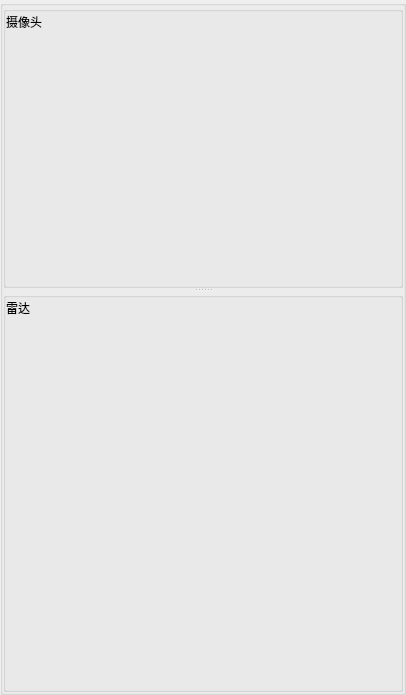
        <widget class="QGroupBox" name="groupBox_4">
         <property name="sizePolicy">
          <sizepolicy hsizetype="Preferred" vsizetype="Preferred">
           <horstretch>1</horstretch>
           <verstretch>0</verstretch>
          </sizepolicy>
         </property>
         <property name="title">
          <string/>
         </property>
         <layout class="QVBoxLayout" name="verticalLayout">
          <property name="spacing">
           <number>0</number>
          </property>
          <property name="leftMargin">
           <number>0</number>
          </property>
          <property name="topMargin">
           <number>0</number>
          </property>
          <property name="rightMargin">
           <number>0</number>
          </property>
          <property name="bottomMargin">
           <number>0</number>
          </property>
          <item>
           <widget class="QSplitter" name="splitter_2">
            <property name="cursor">
             <cursorShape>ArrowCursor</cursorShape>
            </property>
            <property name="orientation">
             <enum>Qt::Vertical</enum>
            </property>
            <property name="opaqueResize">
             <bool>false</bool>
            </property>
            <property name="childrenCollapsible">
             <bool>true</bool>
            </property>
            <widget class="QGroupBox" name="videoPlayerBox">
             <property name="sizePolicy">
              <sizepolicy hsizetype="Preferred" vsizetype="Preferred">
               <horstretch>0</horstretch>
               <verstretch>2</verstretch>
              </sizepolicy>
             </property>
             <property name="minimumSize">
              <size>
               <width>400</width>
               <height>282</height>
              </size>
             </property>
             <property name="maximumSize">
              <size>
               <width>16777215</width>
               <height>16777215</height>
              </size>
             </property>
             <property name="palette">
              <palette>
               <active>
                <colorrole role="Button">
                 <brush brushstyle="SolidPattern">
                  <color alpha="0">
                   <red>100</red>
                   <green>100</green>
                   <blue>100</blue>
                  </color>
                 </brush>
                </colorrole>
                <colorrole role="Text">
                 <brush brushstyle="SolidPattern">
                  <color alpha="255">
                   <red>0</red>
                   <green>0</green>
                   <blue>0</blue>
                  </color>
                 </brush>
                </colorrole>
                <colorrole role="Base">
                 <brush brushstyle="SolidPattern">
                  <color alpha="0">
                   <red>100</red>
                   <green>100</green>
                   <blue>100</blue>
                  </color>
                 </brush>
                </colorrole>
                <colorrole role="Window">
                 <brush brushstyle="SolidPattern">
                  <color alpha="0">
                   <red>100</red>
                   <green>100</green>
                   <blue>100</blue>
                  </color>
                 </brush>
                </colorrole>
                <colorrole role="PlaceholderText">
                 <brush brushstyle="SolidPattern">
                  <color alpha="128">
                   <red>0</red>
                   <green>0</green>
                   <blue>0</blue>
                  </color>
                 </brush>
                </colorrole>
               </active>
               <inactive>
                <colorrole role="Button">
                 <brush brushstyle="SolidPattern">
                  <color alpha="0">
                   <red>100</red>
                   <green>100</green>
                   <blue>100</blue>
                  </color>
                 </brush>
                </colorrole>
                <colorrole role="Text">
                 <brush brushstyle="SolidPattern">
                  <color alpha="255">
                   <red>255</red>
                   <green>255</green>
                   <blue>255</blue>
                  </color>
                 </brush>
                </colorrole>
                <colorrole role="Base">
                 <brush brushstyle="SolidPattern">
                  <color alpha="0">
                   <red>100</red>
                   <green>100</green>
                   <blue>100</blue>
                  </color>
                 </brush>
                </colorrole>
                <colorrole role="Window">
                 <brush brushstyle="SolidPattern">
                  <color alpha="0">
                   <red>100</red>
                   <green>100</green>
                   <blue>100</blue>
                  </color>
                 </brush>
                </colorrole>
                <colorrole role="PlaceholderText">
                 <brush brushstyle="SolidPattern">
                  <color alpha="128">
                   <red>0</red>
                   <green>0</green>
                   <blue>0</blue>
                  </color>
                 </brush>
                </colorrole>
               </inactive>
               <disabled>
                <colorrole role="Button">
                 <brush brushstyle="SolidPattern">
                  <color alpha="0">
                   <red>100</red>
                   <green>100</green>
                   <blue>100</blue>
                  </color>
                 </brush>
                </colorrole>
                <colorrole role="Text">
                 <brush brushstyle="SolidPattern">
                  <color alpha="255">
                   <red>120</red>
                   <green>120</green>
                   <blue>120</blue>
                  </color>
                 </brush>
                </colorrole>
                <colorrole role="Base">
                 <brush brushstyle="SolidPattern">
                  <color alpha="0">
                   <red>100</red>
                   <green>100</green>
                   <blue>100</blue>
                  </color>
                 </brush>
                </colorrole>
                <colorrole role="Window">
                 <brush brushstyle="SolidPattern">
                  <color alpha="0">
                   <red>100</red>
                   <green>100</green>
                   <blue>100</blue>
                  </color>
                 </brush>
                </colorrole>
                <colorrole role="PlaceholderText">
                 <brush brushstyle="SolidPattern">
                  <color alpha="128">
                   <red>0</red>
                   <green>0</green>
                   <blue>0</blue>
                  </color>
                 </brush>
                </colorrole>
               </disabled>
              </palette>
             </property>
             <property name="title">
              <string/>
             </property>
             <property name="alignment">
              <set>Qt::AlignCenter</set>
             </property>
             <property name="flat">
              <bool>false</bool>
             </property>
             <layout class="QVBoxLayout" name="verticalLayout_4">
              <property name="spacing">
               <number>0</number>
              </property>
              <property name="leftMargin">
               <number>0</number>
              </property>
              <property name="topMargin">
               <number>0</number>
              </property>
              <property name="rightMargin">
               <number>0</number>
              </property>
              <property name="bottomMargin">
               <number>0</number>
              </property>
              <item>
               <widget class="QLabel" name="videoPlayerLabel">
                <property name="maximumSize">
                 <size>
                  <width>16777215</width>
                  <height>20</height>
                 </size>
                </property>
                <property name="text">
                 <string>摄像头</string>
                </property>
               </widget>
              </item>
              <item>
               <widget class="CVideoPlayer" name="videoWidget" native="true">
                <property name="cursor">
                 <cursorShape>PointingHandCursor</cursorShape>
                </property>
                <property name="focusPolicy">
                 <enum>Qt::ClickFocus</enum>
                </property>
                <property name="toolTip">
                 <string>鼠标右键打开摄像头/视频</string>
                </property>
                <property name="toolTipDuration">
                 <number>3000</number>
                </property>
                <layout class="QGridLayout" name="gridLayout">
                 <property name="leftMargin">
                  <number>0</number>
                 </property>
                 <property name="topMargin">
                  <number>0</number>
                 </property>
                 <property name="rightMargin">
                  <number>0</number>
                 </property>
                 <property name="bottomMargin">
                  <number>0</number>
                 </property>
                 <property name="spacing">
                  <number>0</number>
                 </property>
                </layout>
               </widget>
              </item>
             </layout>
            </widget>
            <widget class="QGroupBox" name="groupBox_7">
             <property name="sizePolicy">
              <sizepolicy hsizetype="Preferred" vsizetype="Preferred">
               <horstretch>0</horstretch>
               <verstretch>2</verstretch>
              </sizepolicy>
             </property>
             <property name="minimumSize">
              <size>
               <width>0</width>
               <height>400</height>
              </size>
             </property>
             <property name="maximumSize">
              <size>
               <width>16777215</width>
               <height>16777215</height>
              </size>
             </property>
             <property name="title">
              <string/>
             </property>
             <layout class="QVBoxLayout" name="verticalLayout_2">
              <property name="spacing">
               <number>0</number>
              </property>
              <property name="leftMargin">
               <number>0</number>
              </property>
              <property name="topMargin">
               <number>0</number>
              </property>
              <property name="rightMargin">
               <number>0</number>
              </property>
              <property name="bottomMargin">
               <number>0</number>
              </property>
              <item>
               <widget class="QLabel" name="radarLabel">
                <property name="maximumSize">
                 <size>
                  <width>16777215</width>
                  <height>20</height>
                 </size>
                </property>
                <property name="text">
                 <string>雷达</string>
                </property>
               </widget>
              </item>
              <item>
               <widget class="CRadarScanView" name="radar"/>
              </item>
             </layout>
            </widget>
           </widget>
          </item>
         </layout>
        </widget>
